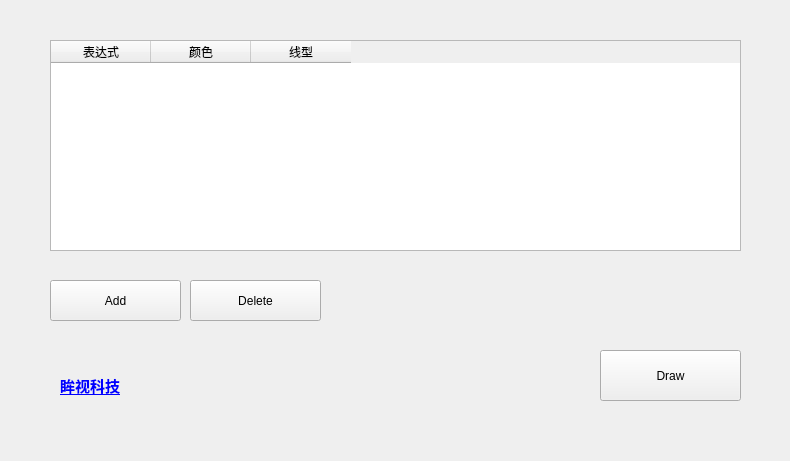
<?xml version="1.0" encoding="UTF-8"?>
<ui version="4.0">
 <class>MainWindow</class>
 <widget class="QMainWindow" name="MainWindow">
  <property name="geometry">
   <rect>
    <x>0</x>
    <y>0</y>
    <width>790</width>
    <height>461</height>
   </rect>
  </property>
  <property name="windowTitle">
   <string>MainWindow</string>
  </property>
  <widget class="QWidget" name="centralWidget">
   <widget class="QPushButton" name="pushButton">
    <property name="geometry">
     <rect>
      <x>50</x>
      <y>280</y>
      <width>131</width>
      <height>41</height>
     </rect>
    </property>
    <property name="text">
     <string>Add</string>
    </property>
   </widget>
   <widget class="QTableWidget" name="tableWidget">
    <property name="geometry">
     <rect>
      <x>50</x>
      <y>40</y>
      <width>691</width>
      <height>211</height>
     </rect>
    </property>
    <column>
     <property name="text">
      <string>表达式</string>
     </property>
    </column>
    <column>
     <property name="text">
      <string>颜色</string>
     </property>
    </column>
    <column>
     <property name="text">
      <string>线型</string>
     </property>
    </column>
   </widget>
   <widget class="QPushButton" name="pushButton_2">
    <property name="geometry">
     <rect>
      <x>600</x>
      <y>350</y>
      <width>141</width>
      <height>51</height>
     </rect>
    </property>
    <property name="text">
     <string>Draw</string>
    </property>
   </widget>
   <widget class="QPushButton" name="pushButton_3">
    <property name="geometry">
     <rect>
      <x>190</x>
      <y>280</y>
      <width>131</width>
      <height>41</height>
     </rect>
    </property>
    <property name="text">
     <string>Delete</string>
    </property>
   </widget>
   <widget class="QLabel" name="label">
    <property name="geometry">
     <rect>
      <x>60</x>
      <y>370</y>
      <width>81</width>
      <height>31</height>
     </rect>
    </property>
    <property name="text">
     <string>&lt;html&gt;&lt;head/&gt;&lt;body&gt;&lt;p&gt;&lt;span style=&quot; font-size:11pt; font-weight:600; text-decoration: underline; color:#0000ff;&quot;&gt;眸视科技&lt;/span&gt;&lt;/p&gt;&lt;/body&gt;&lt;/html&gt;</string>
    </property>
   </widget>
  </widget>
 </widget>
 <layoutdefault spacing="6" margin="11"/>
 <resources/>
 <connections/>
</ui>
